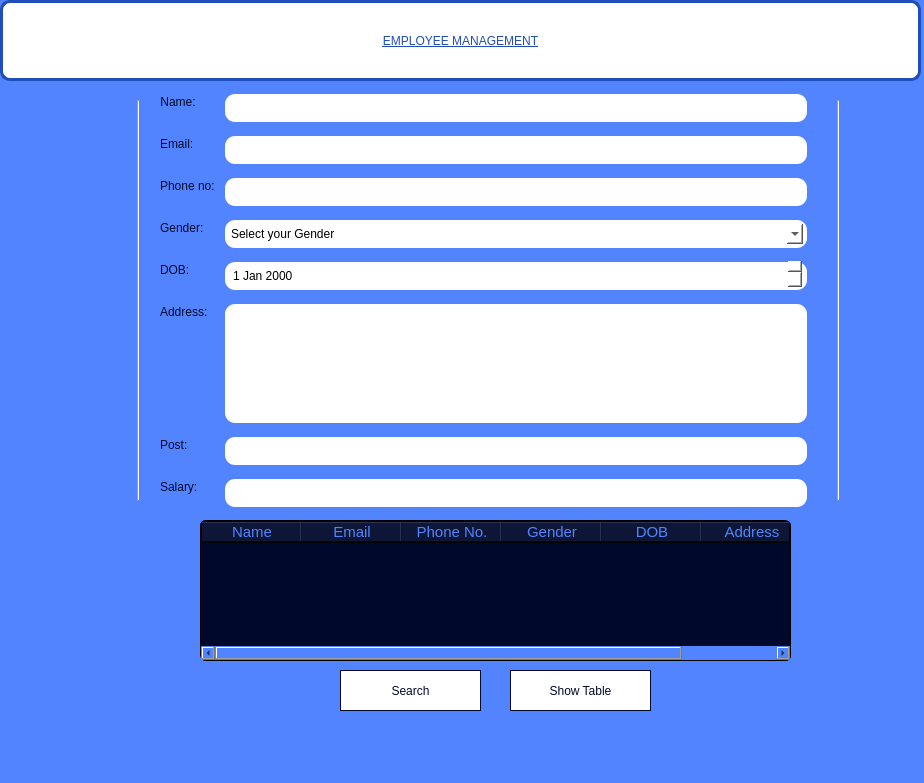
<?xml version="1.0" encoding="UTF-8"?>
<ui version="4.0">
 <class>Form</class>
 <widget class="QWidget" name="Form">
  <property name="geometry">
   <rect>
    <x>0</x>
    <y>0</y>
    <width>924</width>
    <height>783</height>
   </rect>
  </property>
  <property name="windowTitle">
   <string>Form</string>
  </property>
  <property name="styleSheet">
   <string notr="true">background-color: rgb(31, 77, 186);
background-color: rgb(82, 132, 255);</string>
  </property>
  <widget class="QPushButton" name="btnSearch">
   <property name="geometry">
    <rect>
     <x>340</x>
     <y>670</y>
     <width>141</width>
     <height>41</height>
    </rect>
   </property>
   <property name="styleSheet">
    <string notr="true">background-color: rgb(255, 255, 255);
color:  rgb(0, 9, 43);
font: 11pt &quot;Bell MT&quot;;
border: 1px groove rgb(0, 9, 43);
</string>
   </property>
   <property name="text">
    <string>Search</string>
   </property>
  </widget>
  <widget class="QLabel" name="label_7">
   <property name="geometry">
    <rect>
     <x>0</x>
     <y>0</y>
     <width>921</width>
     <height>81</height>
    </rect>
   </property>
   <property name="styleSheet">
    <string notr="true">text-decoration: underline;
color: rgb(31, 77, 186);
font: 25pt &quot;Arial Rounded MT Bold&quot;;
font: 25pt &quot;Times New Roman&quot;;
background-color: rgb(255, 255, 255);
border: 3px solid rgb(31, 77, 186);
border-radius: 10px;
</string>
   </property>
   <property name="text">
    <string>EMPLOYEE MANAGEMENT</string>
   </property>
   <property name="alignment">
    <set>Qt::AlignCenter</set>
   </property>
  </widget>
  <widget class="QPushButton" name="btnToggleTable">
   <property name="geometry">
    <rect>
     <x>510</x>
     <y>670</y>
     <width>141</width>
     <height>41</height>
    </rect>
   </property>
   <property name="styleSheet">
    <string notr="true">background-color: rgb(255, 255, 255);
color:  rgb(0, 9, 43);
font: 10pt &quot;Bell MT&quot;;
border: 1px groove rgb(0, 9, 43);
</string>
   </property>
   <property name="text">
    <string>Show Table</string>
   </property>
  </widget>
  <widget class="QTableWidget" name="tableWidget">
   <property name="geometry">
    <rect>
     <x>200</x>
     <y>520</y>
     <width>591</width>
     <height>141</height>
    </rect>
   </property>
   <property name="styleSheet">
    <string notr="true">background-color:  rgb(0, 9, 43);
font: 75 8pt &quot;Arial&quot;;
border: 1px groove black;
font: 11pt;
border-radius: 6px;
color: rgb(19, 1, 44);
color: rgb(82, 132, 255);






</string>
   </property>
   <column>
    <property name="text">
     <string>Name</string>
    </property>
   </column>
   <column>
    <property name="text">
     <string>Email</string>
    </property>
   </column>
   <column>
    <property name="text">
     <string>Phone No.</string>
    </property>
   </column>
   <column>
    <property name="text">
     <string>Gender</string>
    </property>
   </column>
   <column>
    <property name="text">
     <string>DOB</string>
    </property>
   </column>
   <column>
    <property name="text">
     <string>Address</string>
    </property>
   </column>
  </widget>
  <widget class="QWidget" name="formLayoutWidget_2">
   <property name="geometry">
    <rect>
     <x>160</x>
     <y>90</y>
     <width>651</width>
     <height>421</height>
    </rect>
   </property>
   <layout class="QFormLayout" name="formLayout">
    <item row="0" column="0">
     <widget class="QLabel" name="label">
      <property name="styleSheet">
       <string notr="true">color: rgb(0, 9, 43);
font: 10pt &quot;Arial Rounded MT Bold&quot;;
</string>
      </property>
      <property name="text">
       <string>Name:</string>
      </property>
      <property name="alignment">
       <set>Qt::AlignCenter</set>
      </property>
     </widget>
    </item>
    <item row="0" column="1">
     <widget class="QLineEdit" name="txtName">
      <property name="styleSheet">
       <string notr="true">background-color: rgb(255, 255, 255);
margin: 4px;
padding: 6px;
border: none;
border-radius: 10px;


</string>
      </property>
     </widget>
    </item>
    <item row="1" column="0">
     <widget class="QLabel" name="label_4">
      <property name="styleSheet">
       <string notr="true">color: rgb(0, 9, 43);
font: 10pt &quot;Arial Rounded MT Bold&quot;;
</string>
      </property>
      <property name="text">
       <string>Email:</string>
      </property>
     </widget>
    </item>
    <item row="1" column="1">
     <widget class="QLineEdit" name="txtEmail">
      <property name="styleSheet">
       <string notr="true">background-color: rgb(255, 255, 255);
margin: 4px;
padding: 6px;
border: none;
border-radius: 10px;</string>
      </property>
     </widget>
    </item>
    <item row="2" column="0">
     <widget class="QLabel" name="label_5">
      <property name="styleSheet">
       <string notr="true">color: rgb(0, 9, 43);
font: 10pt &quot;Arial Rounded MT Bold&quot;;
</string>
      </property>
      <property name="text">
       <string>Phone no:</string>
      </property>
     </widget>
    </item>
    <item row="2" column="1">
     <widget class="QLineEdit" name="txtMobileno">
      <property name="styleSheet">
       <string notr="true">background-color: rgb(255, 255, 255);
margin: 4px;
padding: 6px;
border: none;
border-radius: 10px;</string>
      </property>
     </widget>
    </item>
    <item row="3" column="0">
     <widget class="QLabel" name="label_6">
      <property name="styleSheet">
       <string notr="true">color: rgb(0, 9, 43);
font: 10pt &quot;Arial Rounded MT Bold&quot;;
</string>
      </property>
      <property name="text">
       <string>Gender:</string>
      </property>
     </widget>
    </item>
    <item row="3" column="1">
     <widget class="QComboBox" name="txtCombobox">
      <property name="styleSheet">
       <string notr="true">background-color: rgb(255, 255, 255);
margin: 4px;
padding: 6px;
border: none;
border-radius: 10px;</string>
      </property>
      <item>
       <property name="text">
        <string>Select your Gender</string>
       </property>
      </item>
      <item>
       <property name="text">
        <string>Male</string>
       </property>
      </item>
      <item>
       <property name="text">
        <string>Female</string>
       </property>
      </item>
      <item>
       <property name="text">
        <string>Others</string>
       </property>
      </item>
     </widget>
    </item>
    <item row="4" column="0">
     <widget class="QLabel" name="label_8">
      <property name="styleSheet">
       <string notr="true">color: rgb(0, 9, 43);
font: 10pt &quot;Arial Rounded MT Bold&quot;;
</string>
      </property>
      <property name="text">
       <string>DOB:</string>
      </property>
     </widget>
    </item>
    <item row="4" column="1">
     <widget class="QDateEdit" name="txtDate">
      <property name="styleSheet">
       <string notr="true">background-color: rgb(255, 255, 255);
margin: 4px;
padding: 6px;
border: none;
border-radius: 10px;</string>
      </property>
     </widget>
    </item>
    <item row="5" column="0">
     <widget class="QLabel" name="label_9">
      <property name="styleSheet">
       <string notr="true">color: rgb(0, 9, 43);
font: 10pt &quot;Arial Rounded MT Bold&quot;;

</string>
      </property>
      <property name="text">
       <string>Address:</string>
      </property>
     </widget>
    </item>
    <item row="5" column="1">
     <widget class="QTextEdit" name="txtAddress">
      <property name="styleSheet">
       <string notr="true">background-color: rgb(255, 255, 255);
margin: 4px;
padding: 6px;
border: none;
border-radius: 10px;</string>
      </property>
     </widget>
    </item>
    <item row="6" column="0">
     <widget class="QLabel" name="label_10">
      <property name="styleSheet">
       <string notr="true">color: rgb(0, 9, 43);
font: 10pt &quot;Arial Rounded MT Bold&quot;;

</string>
      </property>
      <property name="text">
       <string>Post:</string>
      </property>
     </widget>
    </item>
    <item row="6" column="1">
     <widget class="QLineEdit" name="txtPost">
      <property name="styleSheet">
       <string notr="true">background-color: rgb(255, 255, 255);
margin: 4px;
padding: 6px;
border: none;
border-radius: 10px;</string>
      </property>
     </widget>
    </item>
    <item row="7" column="0">
     <widget class="QLabel" name="label_11">
      <property name="styleSheet">
       <string notr="true">color: rgb(0, 9, 43);
font: 10pt &quot;Arial Rounded MT Bold&quot;;

</string>
      </property>
      <property name="text">
       <string>Salary:</string>
      </property>
     </widget>
    </item>
    <item row="7" column="1">
     <widget class="QLineEdit" name="txtSalary">
      <property name="styleSheet">
       <string notr="true">background-color: rgb(255, 255, 255);
margin: 4px;
padding: 6px;
border: none;
border-radius: 10px;</string>
      </property>
     </widget>
    </item>
   </layout>
  </widget>
  <widget class="QLabel" name="label_2">
   <property name="geometry">
    <rect>
     <x>-70</x>
     <y>450</y>
     <width>951</width>
     <height>331</height>
    </rect>
   </property>
   <property name="text">
    <string/>
   </property>
   <property name="pixmap">
    <pixmap>../../OneDrive/Desktop/tempedit.png</pixmap>
   </property>
   <property name="scaledContents">
    <bool>true</bool>
   </property>
  </widget>
  <widget class="QLabel" name="label_3">
   <property name="geometry">
    <rect>
     <x>500</x>
     <y>510</y>
     <width>461</width>
     <height>231</height>
    </rect>
   </property>
   <property name="text">
    <string/>
   </property>
   <property name="pixmap">
    <pixmap>../../OneDrive/Desktop/temp12.png</pixmap>
   </property>
   <property name="scaledContents">
    <bool>true</bool>
   </property>
  </widget>
  <widget class="Line" name="line">
   <property name="geometry">
    <rect>
     <x>130</x>
     <y>100</y>
     <width>16</width>
     <height>401</height>
    </rect>
   </property>
   <property name="styleSheet">
    <string notr="true">color: rgb(255, 255, 255);
background-color: none;</string>
   </property>
   <property name="orientation">
    <enum>Qt::Vertical</enum>
   </property>
  </widget>
  <widget class="Line" name="line_2">
   <property name="geometry">
    <rect>
     <x>830</x>
     <y>100</y>
     <width>16</width>
     <height>401</height>
    </rect>
   </property>
   <property name="styleSheet">
    <string notr="true">color: rgb(255, 255, 255);
background-color: none;</string>
   </property>
   <property name="orientation">
    <enum>Qt::Vertical</enum>
   </property>
  </widget>
  <zorder>label_2</zorder>
  <zorder>btnSearch</zorder>
  <zorder>label_7</zorder>
  <zorder>formLayoutWidget_2</zorder>
  <zorder>line</zorder>
  <zorder>line_2</zorder>
  <zorder>label_3</zorder>
  <zorder>tableWidget</zorder>
  <zorder>btnToggleTable</zorder>
 </widget>
 <resources/>
 <connections/>
</ui>
